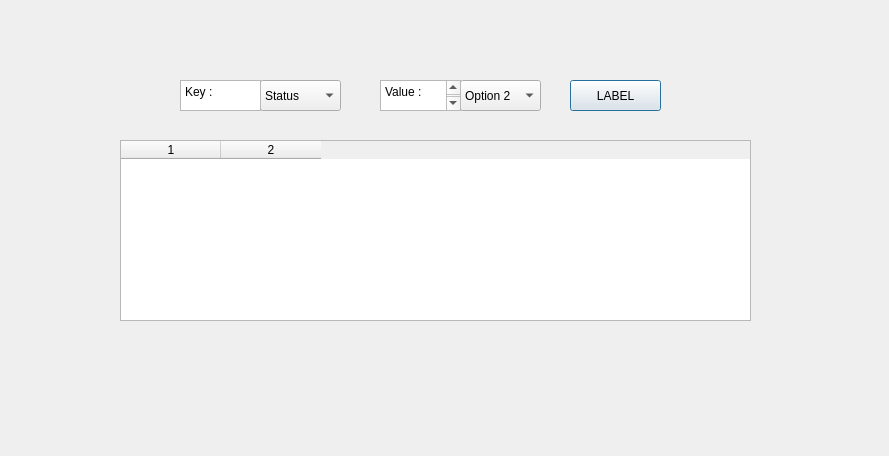
<?xml version="1.0" encoding="UTF-8"?>
<ui version="4.0">
 <class>Dialog</class>
 <widget class="QDialog" name="Dialog">
  <property name="geometry">
   <rect>
    <x>0</x>
    <y>0</y>
    <width>889</width>
    <height>456</height>
   </rect>
  </property>
  <property name="windowTitle">
   <string>Dialog</string>
  </property>
  <widget class="QTableWidget" name="tbl_MatchingRecords">
   <property name="geometry">
    <rect>
     <x>120</x>
     <y>140</y>
     <width>631</width>
     <height>181</height>
    </rect>
   </property>
   <property name="columnCount">
      <number>2</number>
   </property>
  </widget>
   <!-- <attribute name="horizontalHeaderStretchLastSection">
    <bool>true</bool>
   </attribute>
   <column>
    <property name="text">
     <string>Key</string>
    </property>
   </column>
   <column>
    <property name="text">
     <string>Value</string>
    </property>
   </column>
  </widget> -->
  <widget class="QComboBox" name="comboBox">
   <property name="geometry">
    <rect>
     <x>260</x>
     <y>80</y>
     <width>81</width>
     <height>31</height>
    </rect>
   </property>
   <item>
    <property name="text">
     <string>Status</string>
    </property>
   </item>
  </widget>
  <widget class="QComboBox" name="comboBox_2">
   <property name="geometry">
    <rect>
     <x>460</x>
     <y>80</y>
     <width>81</width>
     <height>31</height>
    </rect>
   </property>
   <item>
    <property name="text">
     <string>Option 2</string>
    </property>
   </item>
  </widget>
  <widget class="QPlainTextEdit" name="plainTextEdit">
   <property name="geometry">
    <rect>
     <x>180</x>
     <y>80</y>
     <width>81</width>
     <height>31</height>
    </rect>
   </property>
   <property name="plainText">
    <string>Key :</string>
   </property>
  </widget>
  <widget class="QPlainTextEdit" name="plainTextEdit_2">
   <property name="geometry">
    <rect>
     <x>380</x>
     <y>80</y>
     <width>81</width>
     <height>31</height>
    </rect>
   </property>
   <property name="plainText">
    <string>Value :
</string>
   </property>
  </widget>
  <widget class="QPushButton" name="pushButton">
   <property name="geometry">
    <rect>
     <x>570</x>
     <y>80</y>
     <width>91</width>
     <height>31</height>
    </rect>
   </property>
   <property name="text">
    <string>LABEL</string>
   </property>
  </widget>
 </widget>
 <resources/>
 <connections/>
</ui>
